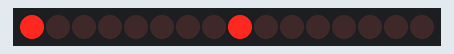
This sketch was run on a simulated Arduino Uno, built with avr-gcc and run on an emulated ATmega328P. Shown: 16 shift-register outputs drawn as a row of LEDs (first output left, lit = HIGH). Wiring (inferred from the names in the program): 2 × shift register (74HC595): data pin 2; shift clock pin 3; latch pin 12. Wiring (inferred from the signals the program sends): row of LEDs: on Q0, Q1, Q2, Q3, Q4, Q5, Q6, Q7, Q8, Q9, Q10, Q11, Q12, Q13, Q14, Q15.

Above: at 0.03 s.
At 0.33 s:
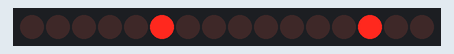
At 0.69 s:
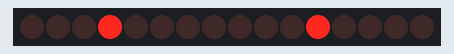
At 1.35 s:
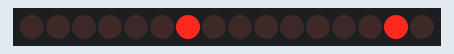
At 2.07 s:
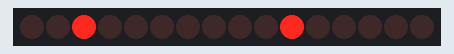
At 2.86 s:
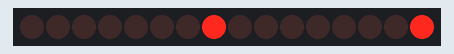
Timing chart, 0 to 3.2 s (numbered marks = the images above):
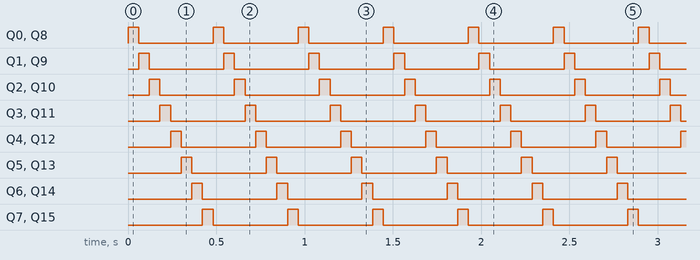

Measured:
- by itself, Q0–15: alternates HIGH for 0.06 s and LOW for 0.42 s
- by itself, everything shown: repeats every 0.48 s, in 8 steps

The sketch:

shifterLedSimple.ino
```cpp
//**************************************************************//
//  Name    : shiftOutCode, Hello World
//  Author  : Carlyn Maw,Tom Igoe, David A. Mellis
//  Date    : 25 Oct, 2006
//  Modified: 23 Mar 2010
//  Version : 2.0
//  Notes   : Code for using a 74HC595 Shift Register           //
//          : to count from 0 to 255
//****************************************************************

int latchPinM = 13;
int latchPinN = 12;

int dataPin = 2;
int clockPin = 3;


void setup() {
  //set pins to output so you can control the shift register
  pinMode(latchPinM, OUTPUT);
  pinMode(latchPinN, OUTPUT);


  pinMode(clockPin, OUTPUT);
  pinMode(dataPin, OUTPUT);
}

int time = 0;

byte RampAnim = 1;
byte RampGateAnim = 1;

void loop() {
    time++;

    byte dataToShifterM = RampAnim;
    digitalWrite(latchPinM, LOW);
    shiftOut(dataPin, clockPin, MSBFIRST, dataToShifterM);
    digitalWrite(latchPinM, HIGH);

    byte dataToShifterN = RampGateAnim;
    digitalWrite(latchPinN, LOW);
    shiftOut(dataPin, clockPin, MSBFIRST, dataToShifterN);
    digitalWrite(latchPinN, HIGH);

    delay(60);

    if(time%1 == 0){
      RampAnim = RampAnim << 1;
      if(RampAnim == 0) RampAnim = 1;
    }

    if(time%1 == 0){
      RampGateAnim = RampGateAnim << 1;
      if(RampGateAnim == 0) RampGateAnim = 1;
    }

}
```
